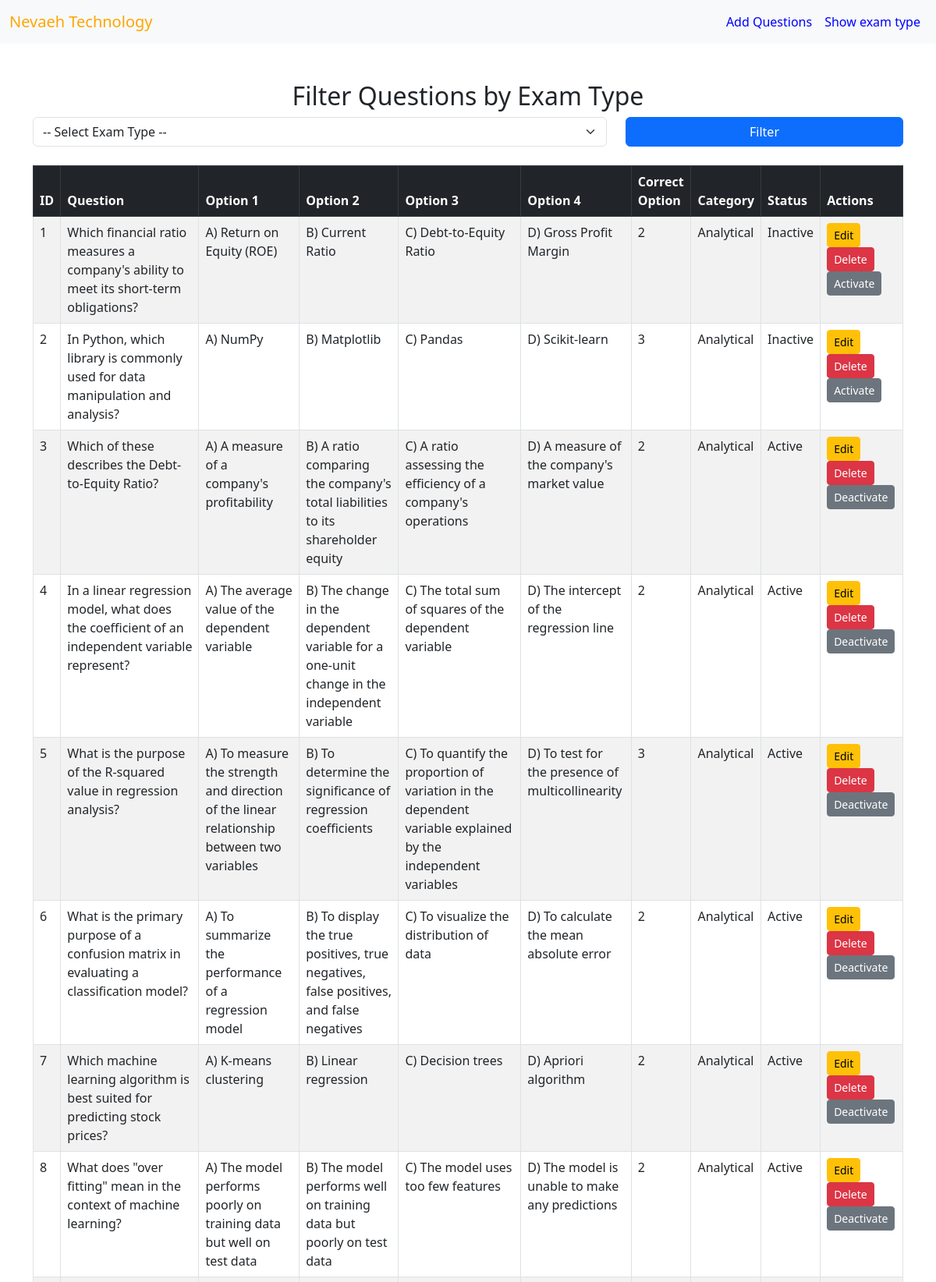
The page /Show_question.php (upper part) on the database its author committed.
### tables this page shows
CREATE TABLE `questions` (
  `id` int(11) NOT NULL,
  `exam_type` text DEFAULT NULL,
  `question` text DEFAULT NULL,
  `option1` varchar(255) DEFAULT NULL,
  `option2` varchar(255) DEFAULT NULL,
  `option3` varchar(255) DEFAULT NULL,
  `option4` varchar(255) DEFAULT NULL,
  `correct_option` int(11) DEFAULT NULL,
  `level` int(2) NOT NULL,
  `status` int(6) NOT NULL DEFAULT 1
);

### Show_question.php (the view, shortened to what this page needs)
<?php
include 'conn.php';
$query = "SELECT * FROM questions";
$questions = $conn->query($query);
?>
<!DOCTYPE html>
<html>
<head>
    <link rel="stylesheet" href="https://cdnjs.cloudflare.com/ajax/libs/bootstrap/5.3.0/css/bootstrap.min.css">
</head>
<body>
<nav class="navbar navbar-expand-lg navbar-light bg-light">
    <div class="container-fluid">
        <a class="navbar-brand" style="color: orange;" href="#">Nevaeh Technology</a>
        <div class="collapse navbar-collapse" id="navbarNav">
            <ul class="navbar-nav ms-auto">
                <li class="nav-item">
                    <a class="nav-link" style="color: blue;" href="add_question.php">Add Questions</a>
                </li>
                <li class="nav-item">
                    <a class="nav-link" style="color: blue;" href="show_exam_type.php">Show exam type</a>
                </li>
            </ul>
        </div>
    </div>
</nav>
<div class="container mt-5">
    <h2 class="text-center">Filter Questions by Exam Type</h2>
    <form method="GET" class="mb-4">
        <div class="row">
            <div class="col-md-8">
                <select name="exam_type" class="form-select" onchange="this.form.submit()">
                    <option value="">-- Select Exam Type --</option>
                </select>
            </div>
            <div class="col-md-4">
                <button type="submit" class="btn btn-primary w-100">Filter</button>
            </div>
        </div>
    </form>
    <table class="table table-bordered table-striped">
        <thead class="table-dark">
            <tr>
                <th>ID</th>
                <th>Question</th>
                <th>Option 1</th>
                <th>Option 2</th>
                <th>Option 3</th>
                <th>Option 4</th>
                <th>Correct Option</th>
                <th>Category</th>
                <th>Status</th>
                <th>Actions</th>
            </tr>
        </thead>
        <tbody>
            <?php
            if ($questions->num_rows > 0) {
                while ($row = $questions->fetch_assoc()) { ?>
                    <tr>
                        <td><?php echo $row['id']; ?></td>
                        <td><?php echo htmlspecialchars($row['question']); ?></td>
                        <td><?php echo htmlspecialchars($row['option1']); ?></td>
                        <td><?php echo htmlspecialchars($row['option2']); ?></td>
                        <td><?php echo htmlspecialchars($row['option3']); ?></td>
                        <td><?php echo htmlspecialchars($row['option4']); ?></td>
                        <td><?php echo htmlspecialchars($row['correct_option']); ?></td>
                        <td><?php echo htmlspecialchars($row['exam_type']); ?></td>
                        <td><?php echo $row['status'] == 1 ? 'Active' : 'Inactive'; ?></td>
                        <td>
                            <a href="edit_question.php?id=<?php echo $row['id']; ?>" class="btn btn-warning btn-sm">Edit</a>
                            <a href="?delete_id=<?php echo $row['id']; ?>" class="btn btn-danger btn-sm" onclick="return confirm('Are you sure?')">Delete</a>
                            <a href="?toggle_id=<?php echo $row['id']; ?>" class="btn btn-secondary btn-sm">
                                <?php echo $row['status'] == 1 ? 'Deactivate' : 'Activate'; ?>
                            </a>
                        </td>
                    </tr>
                <?php }
            } else { ?>
                <tr>
                    <td colspan="10" class="text-center">No questions found for the selected exam type</td>
                </tr>
            <?php } ?>
        </tbody>
    </table>
</div>
</body>
</html>

### rows shown on the page
questions: id "1", question "Which financial ratio measures a company's ability to meet its short-term obligations?", option1 "A) Return on Equity (ROE)", option2 "B) Current Ratio", option3 "C) Debt-to-Equity Ratio", option4 "D) Gross Profit Margin", correct_option "2", exam_type "Analytical", status "Inactive"
questions: id "2", question "In Python, which library is commonly used for data manipulation and analysis?", option1 "A) NumPy", option2 "B) Matplotlib", option3 "C) Pandas", option4 "D) Scikit-learn", correct_option "3", exam_type "Analytical", status "Inactive"
questions: id "3", question "Which of these describes the Debt-to-Equity Ratio?", option1 "A) A measure of a company's profitability", option2 "B) A ratio comparing the company's total liabilities to its shareholder equity", option3 "C) A ratio assessing the efficiency of a company's operations", option4 "D) A measure of the company's market value", correct_option "2", exam_type "Analytical", status "Active"
questions: id "4", question "In a linear regression model, what does the coefficient of an independent variable represent?", option1 "A) The average value of the dependent variable", option2 "B) The change in the dependent variable for a one-unit change in the independent variable", option3 "C) The total sum of squares of the dependent variable", option4 "D) The intercept of the regression line", correct_option "2", exam_type "Analytical", status "Active"
questions: id "5", question "What is the purpose of the R-squared value in regression analysis?", option1 "A) To measure the strength and direction of the linear relationship between two variables", option2 "B) To determine the significance of regression coefficients", option3 "C) To quantify the proportion of variation in the dependent variable explained by the independent variables", option4 "D) To test for the presence of multicollinearity", correct_option "3", exam_type "Analytical", status "Active"
questions: id "6", question "What is the primary purpose of a confusion matrix in evaluating a classification model?", option1 "A) To summarize the performance of a regression model", option2 "B) To display the true positives, true negatives, false positives, and false negatives", option3 "C) To visualize the distribution of data", option4 "D) To calculate the mean absolute error", correct_option "2", exam_type "Analytical", status "Active"
questions: id "7", question "Which machine learning algorithm is best suited for predicting stock prices?", option1 "A) K-means clustering", option2 "B) Linear regression", option3 "C) Decision trees", option4 "D) Apriori algorithm", correct_option "2", exam_type "Analytical", status "Active"
questions: id "8", question "What does \"over fitting\" mean in the context of machine learning?", option1 "A) The model performs poorly on training data but well on test data", option2 "B) The model performs well on training data but poorly on test data", option3 "C) The model uses too few features", option4 "D) The model is unable to make any predictions", correct_option "2", exam_type "Analytical", status "Active"
